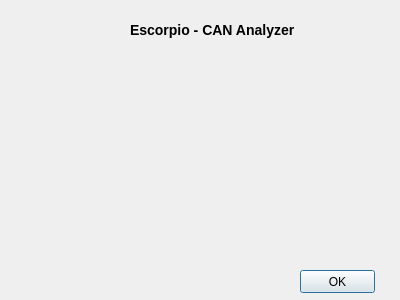
<?xml version="1.0" encoding="UTF-8"?>
<ui version="4.0">
 <class>AboutDialog</class>
 <widget class="QDialog" name="AboutDialog">
  <property name="geometry">
   <rect>
    <x>0</x>
    <y>0</y>
    <width>400</width>
    <height>300</height>
   </rect>
  </property>
  <property name="windowTitle">
   <string>About</string>
  </property>
  <widget class="QLabel" name="label">
   <property name="geometry">
    <rect>
     <x>50</x>
     <y>40</y>
     <width>61</width>
     <height>121</height>
    </rect>
   </property>
   <property name="text">
    <string>&lt;html&gt;&lt;head/&gt;&lt;body&gt;&lt;p&gt;&lt;img src=&quot;:/canLogo.png&quot;/ width=&quot;100px&quot;&gt;&lt;/p&gt;&lt;/body&gt;&lt;/html&gt;</string>
   </property>
  </widget>
  <widget class="QPushButton" name="okButton">
   <property name="geometry">
    <rect>
     <x>300</x>
     <y>270</y>
     <width>75</width>
     <height>23</height>
    </rect>
   </property>
   <property name="text">
    <string>OK</string>
   </property>
   <property name="icon">
    <iconset resource="assets/assets.qrc">
     <normaloff>:/ok.png</normaloff>:/ok.png</iconset>
   </property>
  </widget>
  <widget class="QLabel" name="label_2">
   <property name="geometry">
    <rect>
     <x>130</x>
     <y>20</y>
     <width>171</width>
     <height>21</height>
    </rect>
   </property>
   <property name="text">
    <string>&lt;h3&gt; Escorpio - CAN Analyzer &lt;/h3&gt;
</string>
   </property>
  </widget>
 </widget>
 <resources>
  <include location="assets/assets.qrc"/>
 </resources>
 <connections/>
</ui>
